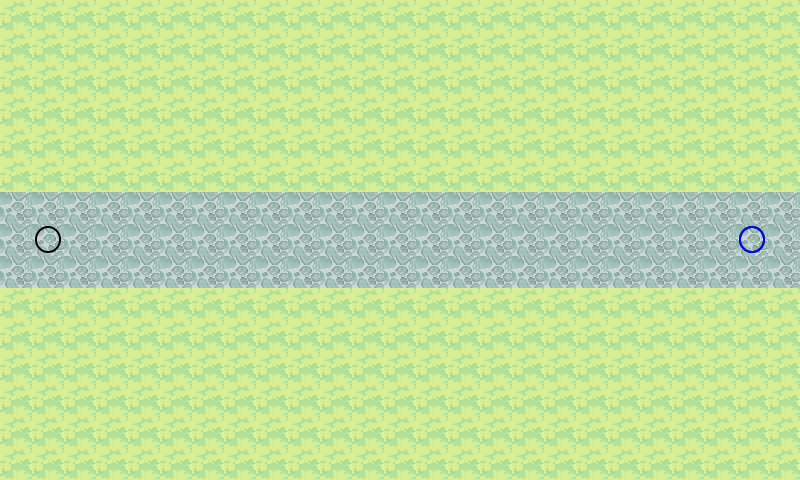

This is a level from a 2D game, rendered from its Tiled map with the project's own tilesets. A one-line summary and the complete map file follow:
An orthogonal 25x15 tile map with 32x32 px tiles, 4 tile layers (Ground, Ground Detail, Player, Trees).

<map version="1.0" tiledversion="1.0.3" orientation="orthogonal" renderorder="right-down" width="25" height="15" tilewidth="32" tileheight="32" nextobjectid="1">
 <tileset firstgid="1" source="tiles.tsx" />
 <layer name="Ground" width="25" height="15">
  <data encoding="csv">
2,2,2,2,2,2,2,2,2,2,2,2,2,2,2,2,2,2,2,2,2,2,2,2,2,
2,2,2,2,2,2,2,2,2,2,2,2,2,2,2,2,2,2,2,2,2,2,2,2,2,
2,2,2,2,2,2,2,2,2,2,2,2,2,2,2,2,2,2,2,2,2,2,2,2,2,
2,2,2,2,2,2,2,2,2,2,2,2,2,2,2,2,2,2,2,2,2,2,2,2,2,
2,2,2,2,2,2,2,2,2,2,2,2,2,2,2,2,2,2,2,2,2,2,2,2,2,
2,2,2,2,2,2,2,2,2,2,2,2,2,2,2,2,2,2,2,2,2,2,2,2,2,
2,2,2,2,2,2,2,2,2,2,2,2,2,2,2,2,2,2,2,2,2,2,2,2,2,
2,2,2,2,2,2,2,2,2,2,2,2,2,2,2,2,2,2,2,2,2,2,2,2,2,
2,2,2,2,2,2,2,2,2,2,2,2,2,2,2,2,2,2,2,2,2,2,2,2,2,
2,2,2,2,2,2,2,2,2,2,2,2,2,2,2,2,2,2,2,2,2,2,2,2,2,
2,2,2,2,2,2,2,2,2,2,2,2,2,2,2,2,2,2,2,2,2,2,2,2,2,
2,2,2,2,2,2,2,2,2,2,2,2,2,2,2,2,2,2,2,2,2,2,2,2,2,
2,2,2,2,2,2,2,2,2,2,2,2,2,2,2,2,2,2,2,2,2,2,2,2,2,
2,2,2,2,2,2,2,2,2,2,2,2,2,2,2,2,2,2,2,2,2,2,2,2,2,
2,2,2,2,2,2,2,2,2,2,2,2,2,2,2,2,2,2,2,2,2,2,2,2,2
</data>
 </layer>
 <layer name="Ground Detail" width="25" height="15">
  <data encoding="csv">
0,0,0,0,0,0,0,0,0,0,0,0,0,0,0,0,0,0,0,0,0,0,0,0,0,
0,0,0,0,0,0,0,0,0,0,0,0,0,0,0,0,0,0,0,0,0,0,0,0,0,
0,0,0,0,0,0,0,0,0,0,0,0,0,0,0,0,0,0,0,0,0,0,0,0,0,
0,0,0,0,0,0,0,0,0,0,0,0,0,0,0,0,0,0,0,0,0,0,0,0,0,
0,0,0,0,0,0,0,0,0,0,0,0,0,0,0,0,0,0,0,0,0,0,0,0,0,
0,0,0,0,0,0,0,0,0,0,0,0,0,0,0,0,0,0,0,0,0,0,0,0,0,
5,5,5,5,5,5,5,5,5,5,5,5,5,5,5,5,5,5,5,5,5,5,5,5,5,
5,5,5,5,5,5,5,5,5,5,5,5,5,5,5,5,5,5,5,5,5,5,5,5,5,
5,5,5,5,5,5,5,5,5,5,5,5,5,5,5,5,5,5,5,5,5,5,5,5,5,
0,0,0,0,0,0,0,0,0,0,0,0,0,0,0,0,0,0,0,0,0,0,0,0,0,
0,0,0,0,0,0,0,0,0,0,0,0,0,0,0,0,0,0,0,0,0,0,0,0,0,
0,0,0,0,0,0,0,0,0,0,0,0,0,0,0,0,0,0,0,0,0,0,0,0,0,
0,0,0,0,0,0,0,0,0,0,0,0,0,0,0,0,0,0,0,0,0,0,0,0,0,
0,0,0,0,0,0,0,0,0,0,0,0,0,0,0,0,0,0,0,0,0,0,0,0,0,
0,0,0,0,0,0,0,0,0,0,0,0,0,0,0,0,0,0,0,0,0,0,0,0,0
</data>
 </layer>
 <layer name="Player" width="25" height="15">
  <data encoding="csv">
0,0,0,0,0,0,0,0,0,0,0,0,0,0,0,0,0,0,0,0,0,0,0,0,0,
0,0,0,0,0,0,0,0,0,0,0,0,0,0,0,0,0,0,0,0,0,0,0,0,0,
0,0,0,0,0,0,0,0,0,0,0,0,0,0,0,0,0,0,0,0,0,0,0,0,0,
0,0,0,0,0,0,0,0,0,0,0,0,0,0,0,0,0,0,0,0,0,0,0,0,0,
0,0,0,0,0,0,0,0,0,0,0,0,0,0,0,0,0,0,0,0,0,0,0,0,0,
0,0,0,0,0,0,0,0,0,0,0,0,0,0,0,0,0,0,0,0,0,0,0,0,0,
0,0,0,0,0,0,0,0,0,0,0,0,0,0,0,0,0,0,0,0,0,0,0,0,0,
0,3,0,0,0,0,0,0,0,0,0,0,0,0,0,0,0,0,0,0,0,0,0,4,0,
0,0,0,0,0,0,0,0,0,0,0,0,0,0,0,0,0,0,0,0,0,0,0,0,0,
0,0,0,0,0,0,0,0,0,0,0,0,0,0,0,0,0,0,0,0,0,0,0,0,0,
0,0,0,0,0,0,0,0,0,0,0,0,0,0,0,0,0,0,0,0,0,0,0,0,0,
0,0,0,0,0,0,0,0,0,0,0,0,0,0,0,0,0,0,0,0,0,0,0,0,0,
0,0,0,0,0,0,0,0,0,0,0,0,0,0,0,0,0,0,0,0,0,0,0,0,0,
0,0,0,0,0,0,0,0,0,0,0,0,0,0,0,0,0,0,0,0,0,0,0,0,0,
0,0,0,0,0,0,0,0,0,0,0,0,0,0,0,0,0,0,0,0,0,0,0,0,0
</data>
 </layer>
 <layer name="Trees" width="25" height="15">
  <data encoding="csv">
0,0,0,0,0,0,0,0,0,0,0,0,0,0,0,0,0,0,0,0,0,0,0,0,0,
0,0,0,0,0,0,0,0,0,0,0,0,0,0,0,0,0,0,0,0,0,0,0,0,0,
0,0,0,0,0,0,0,0,0,0,0,0,0,0,0,0,0,0,0,0,0,0,0,0,0,
0,0,0,0,0,0,0,0,0,0,0,0,0,0,0,0,0,0,0,0,0,0,0,0,0,
0,0,0,0,0,0,0,0,0,0,0,0,0,0,0,0,0,0,0,0,0,0,0,0,0,
0,0,0,0,0,0,0,0,0,0,0,0,0,0,0,0,0,0,0,0,0,0,0,0,0,
0,0,0,0,0,0,0,0,0,0,0,0,0,0,0,0,0,0,0,0,0,0,0,0,0,
0,0,0,0,0,0,0,0,0,0,0,0,0,0,0,0,0,0,0,0,0,0,0,0,0,
0,0,0,0,0,0,0,0,0,0,0,0,0,0,0,0,0,0,0,0,0,0,0,0,0,
0,0,0,0,0,0,0,0,0,0,0,0,0,0,0,0,0,0,0,0,0,0,0,0,0,
0,0,0,0,0,0,0,0,0,0,0,0,0,0,0,0,0,0,0,0,0,0,0,0,0,
0,0,0,0,0,0,0,0,0,0,0,0,0,0,0,0,0,0,0,0,0,0,0,0,0,
0,0,0,0,0,0,0,0,0,0,0,0,0,0,0,0,0,0,0,0,0,0,0,0,0,
0,0,0,0,0,0,0,0,0,0,0,0,0,0,0,0,0,0,0,0,0,0,0,0,0,
0,0,0,0,0,0,0,0,0,0,0,0,0,0,0,0,0,0,0,0,0,0,0,0,0
</data>
 </layer>
</map>
